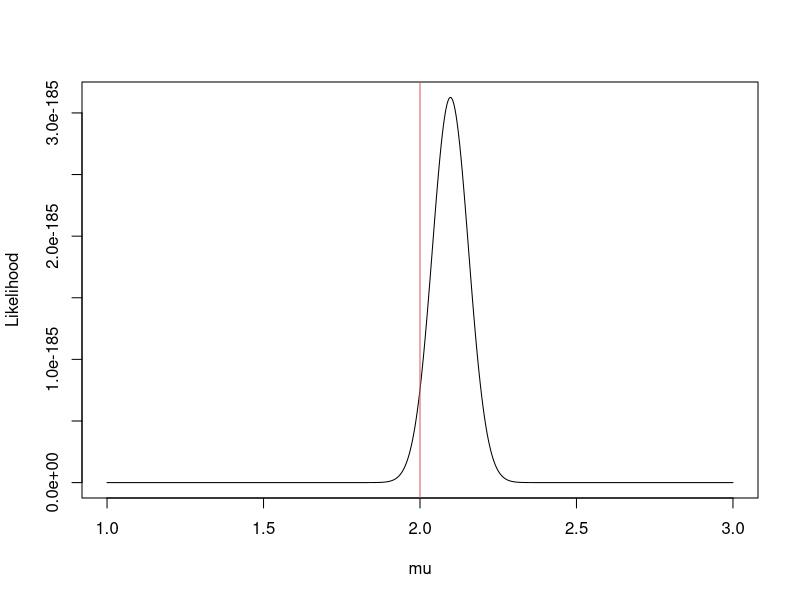

Source code (R):
setwd("D:/Google Drive/2021_SPRING/STAT611")

# Generate a random sample from N(2,1) distribution
dat_norm <- rnorm(300, 2, 1) 

# Construct the normal likelihood function
lik <- function(theta, dat){
  prod(dnorm(dat, theta, 1)) # Using dnorm function
}

# Plotting
mu <- seq(1,3, by = 0.001) # possible values of the mu parameter
plot(mu, sapply(mu, function(theta) lik(theta, dat_norm)),type = 'l', ylab = 'Likelihood')
abline(v=2, col=2)


     